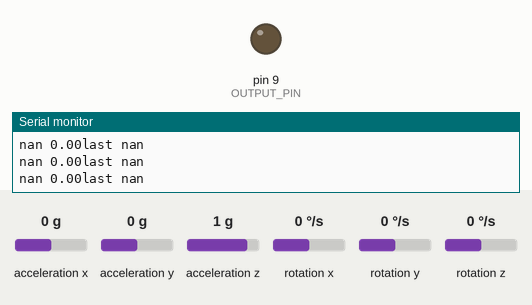
This sketch was run on a simulated Arduino Uno, built with avr-gcc and run on an emulated ATmega328P. Shown: output pins drawn as LEDs (lit = HIGH), the last lines printed to the serial monitor. Wiring (inferred from the names in the program): MPU-6050 motion sensor at I2C address 0x68. The inputs (shaded band) are chosen by the test bench; at power-on: acceleration x 0 g, acceleration z 1 g, acceleration y 0 g, rotation x 0 °/s, rotation y 0 °/s, rotation z 0 °/s.

Above: at 1.2 s.
1.3 s: acceleration x set to -1.4 g
At 1.7 s:
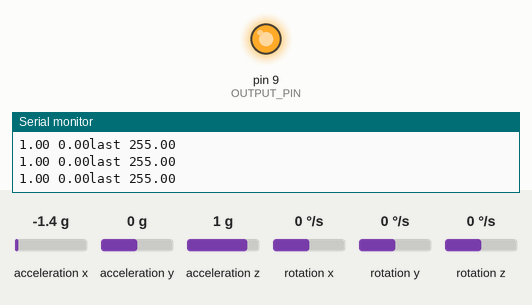
4.3 s: acceleration z set to 1.4 g
At 5.14 s:
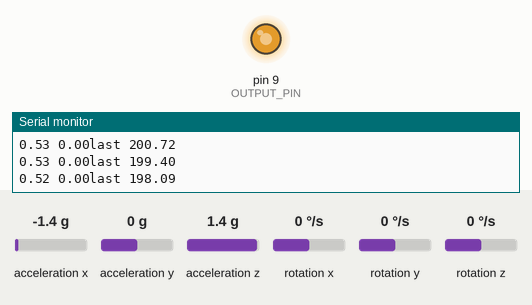
7.3 s: acceleration y set to -1.4 g
At 10.91 s:
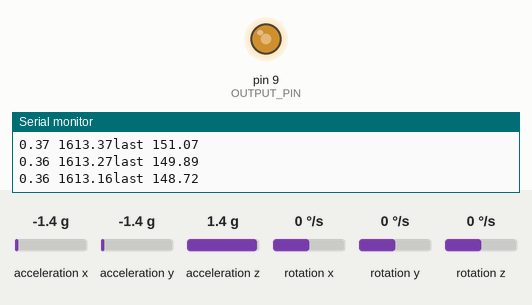
Timing chart, 0 to 16.3 s (numbered marks = the images above; inputs shaded):
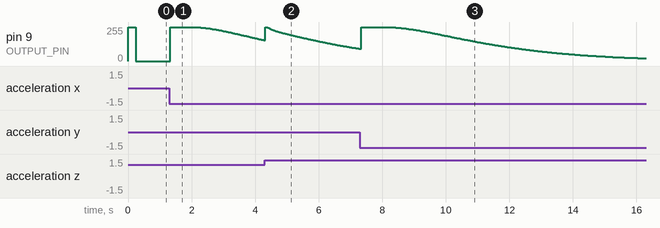

The sketch:

final_clones_2016.ino
```cpp
/**
 * MPU:
 *  VCC->5V
 *  GND->GND
 *  SCL->A5
 *  SDA->A4
 *  INT->D2
 *
 * Transistor:
 *  Left -> 9
 *  Mid: White
 *  Right-> GND
 *  Noir -> GND
 */

const int PEAK_DISPLAY = 0;
const int OUTPUT_PIN = 9;
void setup() {
  //  MPUsetup();
  accelerationSetup();
  Serial.begin(9600);
}

void loop() {
  double nextValue = 10; // MPUvalue();

  displayUpdate(getAcceleration(), PEAK_DISPLAY);

  //updater(nextValue);
}

double min = 1000;
double max = -1000;
double fadingFactor = 0.01;
double lastDisplayedValue = 0.001;

void updater(double nextValue)
{

  if (nextValue < min)
    min = nextValue;
  if (nextValue > max)
    max = nextValue;

  // min = min + (nextValue - min)*0.001;


  lastDisplayedValue = lastDisplayedValue + (nextValue - lastDisplayedValue) * fadingFactor;

  int nextDisplayedValue = (lastDisplayedValue - min) / (max - min) * 255;

  Serial.print("Received:");
  Serial.print(nextValue);
  Serial.print("Min:");
  Serial.print(min);

  Serial.print("To display:");
  Serial.println(nextDisplayedValue);
  analogWrite(9, 255);


}

void displayUpdate(double detectedValue, int mode) {
  if (mode == PEAK_DISPLAY)
    peakDisplayUpdate(detectedValue);

  //  Serial.println(lastDisplayedValue);
}

void peakDisplayUpdate(double val)
{

  if (isPeakDetected())
    lastDisplayedValue = 255;
  else
    lastDisplayedValue = 0.98 * lastDisplayedValue + 0.02 * 255 * getRelativeExcitation();

  /*  if(val > 0.8* max && val > 1.5 *stableValue)
    {
      lastDisplayedValue = 255;
    }*/
  Serial.print("last ");
  Serial.print(lastDisplayedValue);
  /*
    Serial.print(max);
    Serial.print(" ");
    Serial.print(val);
    Serial.print(" ");
    Serial.print(lastDisplayedValue);
    Serial.print(" ");
    Serial.print(stableValue);*/
  Serial.println();

  analogWrite(OUTPUT_PIN, lastDisplayedValue);
}
```

acceleration.ino
```cpp
// MPU-6050 Short Example Sketch
// By Arduino User JohnChi
// August 17, 2014
// Public Domain
#include<Wire.h>

/**Lois
 * Wiring: 5V->VCC
 * GND->GND
 * SCL->A5
 * SDA->A4
 * INT->2
 */

const int MPU_addr=0x68;  // I2C address of the MPU-6050
double AcX,AcY,AcZ,Tmp,GyX,GyY,GyZ;

double meanAcX,meanAcY,meanAcZ;
double meanVarianceAcX, meanVarianceAcY,meanVarianceAcZ;
void accelerationSetup(){
  Wire.begin();
  Wire.beginTransmission(MPU_addr);
  Wire.write(0x6B);  // PWR_MGMT_1 register
  Wire.write(0);     // set to zero (wakes up the MPU-6050)
  Wire.endTransmission(true);
 // Serial.begin(9600);
}

boolean peakDetected;

double maxVarianceX, maxVarianceY, maxVarianceZ;

boolean isPeakDetected()
{
  return peakDetected;
}

double getRelativeExcitation()
{
  double maximum = meanVarianceAcX/maxVarianceX;

  if(maximum < meanVarianceAcY/maxVarianceY) maximum = meanVarianceAcY/maxVarianceY;
  if(maximum < meanVarianceAcZ/maxVarianceZ) maximum = meanVarianceAcZ/maxVarianceZ;
  return maximum;
}

double maxX, maxY, maxZ = 0;
double getAcceleration(){
  Wire.beginTransmission(MPU_addr);
  Wire.write(0x3B);  // starting with register 0x3B (ACCEL_XOUT_H)
  Wire.endTransmission(false);
  Wire.requestFrom(MPU_addr,14,true);  // request a total of 14 registers
  AcX=Wire.read()<<8|Wire.read();  // 0x3B (ACCEL_XOUT_H) & 0x3C (ACCEL_XOUT_L)
  AcY=Wire.read()<<8|Wire.read();  // 0x3D (ACCEL_YOUT_H) & 0x3E (ACCEL_YOUT_L)
  AcZ=Wire.read()<<8|Wire.read();  // 0x3F (ACCEL_ZOUT_H) & 0x40 (ACCEL_ZOUT_L)
  Tmp=Wire.read()<<8|Wire.read();  // 0x41 (TEMP_OUT_H) & 0x42 (TEMP_OUT_L)
  GyX=Wire.read()<<8|Wire.read();  // 0x43 (GYRO_XOUT_H) & 0x44 (GYRO_XOUT_L)
  GyY=Wire.read()<<8|Wire.read();  // 0x45 (GYRO_YOUT_H) & 0x46 (GYRO_YOUT_L)
  GyZ=Wire.read()<<8|Wire.read();  // 0x47 (GYRO_ZOUT_H) & 0x48 (GYRO_ZOUT_L)

  peakDetected = false;

  meanAcX = meanAcX*0.9+0.1*AcX;
  meanVarianceAcX = meanVarianceAcX*0.99 + 0.01 * abs(meanAcX-AcX);
  if(meanVarianceAcX>maxVarianceX) maxVarianceX=meanVarianceAcX;
  else maxVarianceX=0.9999*maxVarianceX +0.0001*meanVarianceAcX;
  if(abs(AcX - meanAcX) > 4*maxVarianceX) peakDetected = true;

  meanAcY = meanAcY*0.9+0.1*AcY;
  meanVarianceAcY = meanVarianceAcY*0.99 + 0.01 * abs(meanAcY-AcY);
  if(meanVarianceAcY>maxVarianceY) maxVarianceY=meanVarianceAcY;
  else maxVarianceY=0.9999*maxVarianceY +0.0001*meanVarianceAcY;
  if(abs(AcY - meanAcY) > 4*maxVarianceY) peakDetected = true;

  meanAcZ = meanAcZ*0.9+0.1*AcZ;
  meanVarianceAcZ = meanVarianceAcZ*0.99 + 0.01 * abs(meanAcZ-AcZ);
  if(meanVarianceAcZ>maxVarianceZ) maxVarianceZ=meanVarianceAcZ;
  else maxVarianceZ=0.9999*maxVarianceZ +0.0001*meanVarianceAcZ;
  if(abs(AcZ - meanAcZ) > 4*maxVarianceZ) peakDetected = true;

  //Serial.print("AcX = ");
  Serial.print("");
  //Serial.print(AcX);
  //Serial.print(" ");

 Serial.print(getRelativeExcitation());
   Serial.print(" ");

 Serial.print(maxVarianceY);
   Serial.print("");


 /*Serial.print("");
 Serial.print(meanVarianceAcX);
 Serial.print("/");
 Serial.print(maxVarianceX);
 Serial.print(" Y");
 Serial.print(meanVarianceAcY);
 Serial.print("/");
 Serial.print(maxVarianceY);
 Serial.print(" Z");
 Serial.print(meanVarianceAcZ);
 Serial.print("/");
 Serial.print(maxVarianceZ);*/
  /*Serial.print(meanAcX);
  Serial.print(" ");
  Serial.print(meanAcX+meanVarianceAcX);
  Serial.print(" ");
  Serial.print(meanAcX-meanVarianceAcX);
  Serial.print(" "); */


  //Serial.print(" | AcY = ");
 /* Serial.print(AcY);

  Serial.print(" ");
  //Serial.print(" | AcZ = ");
  Serial.print(AcZ);
  Serial.print(" ");*/

/*  //Serial.print(" | Tmp = ");
  Serial.print(Tmp/340.00+36.53);  //equation for temperature in degrees C from datasheet
  Serial.print(" "); */
  //Serial.print(" | GyX = ");
/*  Serial.print(GyX);
  Serial.print(" ");
  //Serial.print(" | GyY = ");
  Serial.print(GyY);
  Serial.print(" ");
 // Serial.print(" | GyZ = ");
  Serial.print(GyZ);*/
  return abs(AcX)+abs(AcY)+abs(AcZ);
  //delay(333);
}

double prevX, prevY, prevZ=0;
boolean isHighChange(){
  Wire.beginTransmission(MPU_addr);
  Wire.write(0x3B);  // starting with register 0x3B (ACCEL_XOUT_H)
  Wire.endTransmission(false);
  Wire.requestFrom(MPU_addr,14,true);  // request a total of 14 registers
  AcX=Wire.read()<<8|Wire.read();  // 0x3B (ACCEL_XOUT_H) & 0x3C (ACCEL_XOUT_L)
  AcY=Wire.read()<<8|Wire.read();  // 0x3D (ACCEL_YOUT_H) & 0x3E (ACCEL_YOUT_L)
  AcZ=Wire.read()<<8|Wire.read();  // 0x3F (ACCEL_ZOUT_H) & 0x40 (ACCEL_ZOUT_L)
  Tmp=Wire.read()<<8|Wire.read();  // 0x41 (TEMP_OUT_H) & 0x42 (TEMP_OUT_L)
  GyX=Wire.read()<<8|Wire.read();  // 0x43 (GYRO_XOUT_H) & 0x44 (GYRO_XOUT_L)
  GyY=Wire.read()<<8|Wire.read();  // 0x45 (GYRO_YOUT_H) & 0x46 (GYRO_YOUT_L)
  GyZ=Wire.read()<<8|Wire.read();  // 0x47 (GYRO_ZOUT_H) & 0x48 (GYRO_ZOUT_L)

boolean res = abs(AcX-prevX) > 1000 || abs(AcY-prevY) > 1000 || abs(AcZ-prevZ) > 1000;
prevX = AcX;
prevY = AcY;
prevZ = AcZ;
  return res;

}
```
